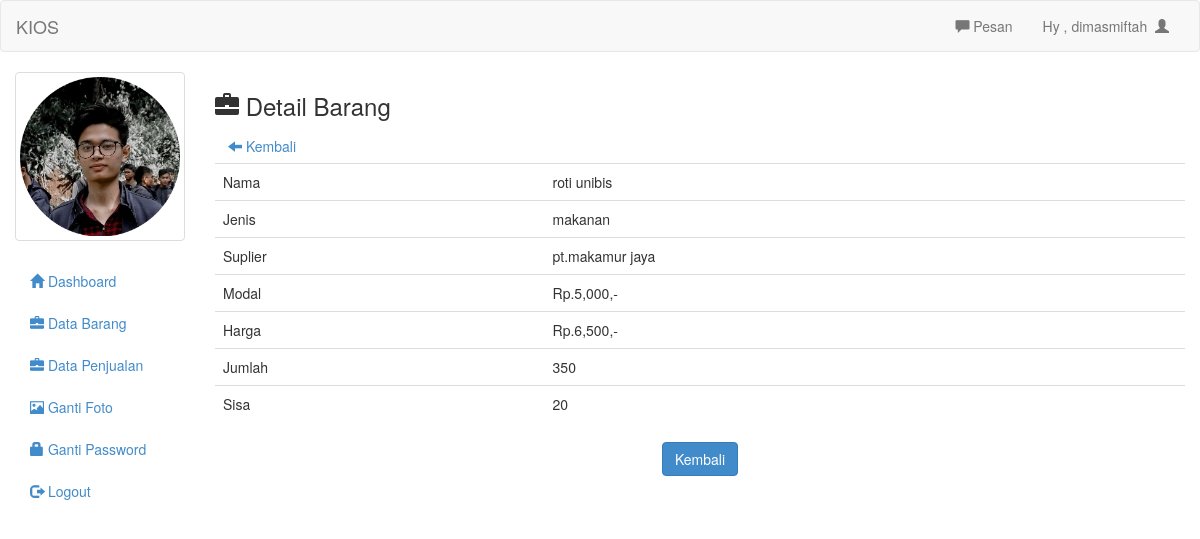
The page /admin/det_barang.php?id=14 (signed in) on the database its author committed.
### tables this page shows
CREATE TABLE `barang` (
  `id` int(11) NOT NULL,
  `nama` text NOT NULL,
  `jenis` text NOT NULL,
  `suplier` text NOT NULL,
  `modal` int(11) NOT NULL,
  `harga` int(11) NOT NULL,
  `jumlah` int(11) NOT NULL,
  `sisa` int(11) NOT NULL
);

### admin/det_barang.php (the view)
<?php
include 'header.php';
?>
<h3><span class="glyphicon glyphicon-briefcase"></span>  Detail Barang</h3>
<a class="btn" href="barang.php"><span class="glyphicon glyphicon-arrow-left"></span>  Kembali</a>
<?php
$id_brg=mysqli_real_escape_string($mysqli,$_GET['id']);
$det=mysqli_query($mysqli,"select * from barang where id='$id_brg'")or die(mysqli_error());
while($d=mysqli_fetch_array($det)){
	?>
	<table class="table">
		<tr>
			<td>Nama</td>
			<td><?php echo $d['nama'] ?></td>
		</tr>
		<tr>
			<td>Jenis</td>
			<td><?php echo $d['jenis'] ?></td>
		</tr>
		<tr>
			<td>Suplier</td>
			<td><?php echo $d['suplier'] ?></td>
		</tr>
		<tr>
			<td>Modal</td>
			<td>Rp.<?php echo number_format($d['modal']); ?>,-</td>
		</tr>
		<tr>
			<td>Harga</td>
			<td>Rp.<?php echo number_format($d['harga']) ?>,-</td>
		</tr>
		<tr>
			<td>Jumlah</td>
			<td><?php echo $d['jumlah'] ?></td>
		</tr>
		<tr>
			<td>Sisa</td>
			<td><?php echo $d['sisa'] ?></td>
		</tr>
	</table>
	<div class="text-center">
		<a href="barang.php"><button type="button" class="btn btn-primary">Kembali</button></a>
	</div>
	<?php
}
?>
<?php include 'footer.php'; ?>

### admin/header.php (shortened to what this page needs)
<!DOCTYPE html>
<html>
<head>
	<?php
	include 'config.php';
	?>
	<link rel="stylesheet" type="text/css" href="../assets/css/bootstrap.css">
	<link rel="stylesheet" type="text/css" href="../assets/js/jquery-ui/jquery-ui.css">
</head>
<body>
	<div class="navbar navbar-default">
		<div class="container-fluid">
			<div class="navbar-header">
				<a href="index.php" class="navbar-brand">KIOS</a>
			</div>
			<div class="collapse navbar-collapse">
				<ul class="nav navbar-nav navbar-right">
					<li><a id="pesan_sedia" href="#" data-toggle="modal" data-target="#modalpesan"><span class='glyphicon glyphicon-comment'></span>  Pesan</a></li>
					<li><a class="dropdown-toggle" data-toggle="dropdown" role="button" href="#">Hy , <?php echo $_SESSION['uname']  ?>&nbsp&nbsp<span class="glyphicon glyphicon-user"></span></a></li>
				</ul>
			</div>
		</div>
	</div>
	<div class="col-md-2">
		<div class="row">
			<?php
			$use=$_SESSION['uname'];
			$fo=mysqli_query($mysqli,"select foto from admin where uname='$use'");
			while($f=mysqli_fetch_array($fo)){
				?>
				<div class="col-xs-6 col-md-12">
					<a class="thumbnail">
						<img class="img-responsive" src="foto/<?php echo $f['foto']; ?>">
					</a>
				</div>
				<?php
			}
			?>
		</div>
		<ul class="nav nav-pills nav-stacked">
			<li class="<?php if($currentPage =='dashboard'){echo 'active';}?>"><a href="index.php"><span class="glyphicon glyphicon-home"></span>  Dashboard</a></li>
			<li class="<?php if($currentPage =='barang'){echo 'active';}?>"><a href="barang.php"><span class="glyphicon glyphicon-briefcase"></span>  Data Barang</a></li>
			<li class="<?php if($currentPage =='barang_laku'){echo 'active';}?>"><a href="barang_laku.php"><span class="glyphicon glyphicon-briefcase"></span>  Data Penjualan</a></li>
			<li class="<?php if($currentPage =='ganti_foto'){echo 'active';}?>"><a href="ganti_foto.php"><span class="glyphicon glyphicon-picture"></span>  Ganti Foto</a></li>
			<li class="<?php if($currentPage =='ganti_pass'){echo 'active';}?>"><a href="ganti_pass.php"><span class="glyphicon glyphicon-lock"></span> Ganti Password</a></li>
			<li><a href="logout.php"><span class="glyphicon glyphicon-log-out"></span>  Logout</a></li>
		</ul>
	</div>
	<div class="col-md-10">

### rows shown on the page
barang: nama "roti unibis", jenis "makanan", suplier "pt.makamur jaya", modal "5,000", harga "6,500", jumlah "350", sisa "20"

### other values the page prints
$_SESSION['uname'] "dimasmiftah"
